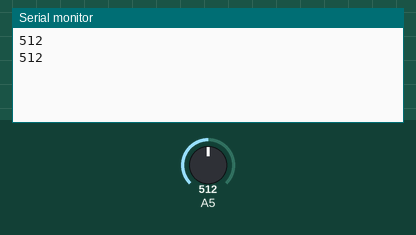
This sketch was run on a simulated Arduino Uno, built with avr-gcc and run on an emulated ATmega328P. Parts: the last lines printed to the serial monitor. Inputs (shaded band) come from the test bench; at power-on: A5 = 512.

Above: at 5.8 s.
5.9 s: A5 set to 716
At 10.9 s:
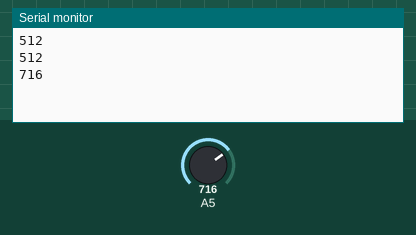
11.9 s: A5 set to 900
At 15.9 s:
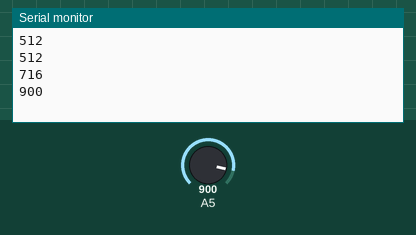
Timing chart, 0 to 17.4 s (numbered marks = the images above; inputs shaded):
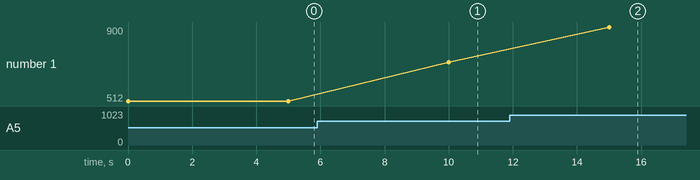

The sketch:

02_arduino.ino
```cpp
void setup(){
    Serial.begin(115200);
}
void loop(){
    int luz = analogRead(5);//Leitura de sinal analógico
    Serial.println(luz);
    delay(5000);
}
```

Measured:
- after the input at 5.9 s, the serial monitor: prints a new line after 4.1 s (image 1)
- after the input at 11.9 s, the serial monitor: prints a new line after 3.1 s (image 2)
- plotted number 1: 512 → 716 after the input at 5.9 s, 716 → 900 after the input at 11.9 s
